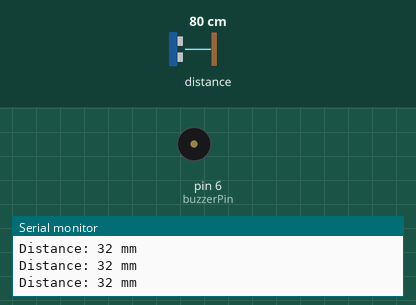
Bench run of a sketch on a simulated Arduino Uno, built with avr-gcc and run on an emulated ATmega328P. Shown: buzzer (waves = sounding, pin HIGH), the last lines printed to the serial monitor. The test bench sets the inputs (shaded band); at power-on: distance to the obstacle 80 cm.

Above: at 1.2 s.
1.3 s: distance to the obstacle set to 196 cm
4.3 s: distance to the obstacle set to 204 cm
At 5.1 s:
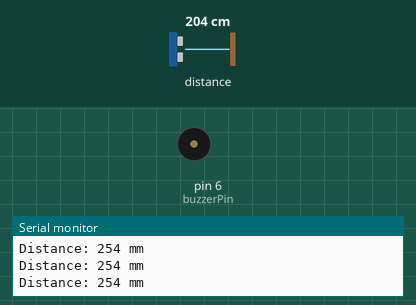
5.8 s: distance to the obstacle set to 4 cm
At 5.97 s:
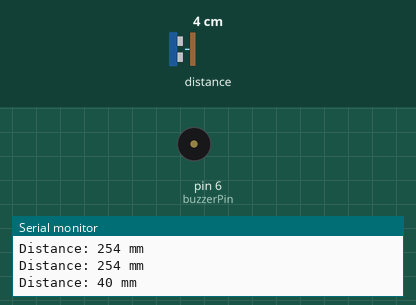
8.8 s: distance to the obstacle set to 250 cm
At 9.9 s:
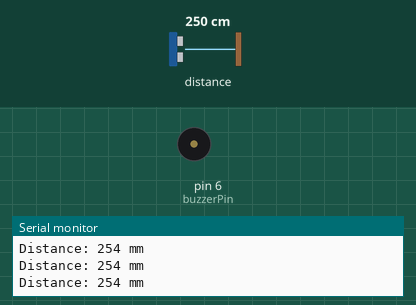
10.3 s: distance to the obstacle set to 18 cm
At 10.8 s:
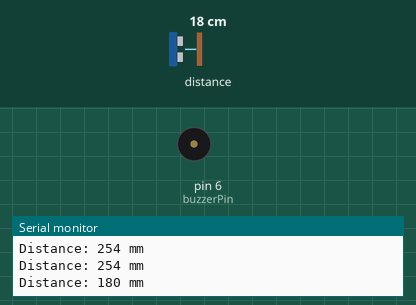
Timing chart, 0 to 14.3 s (numbered marks = the images above; inputs shaded):
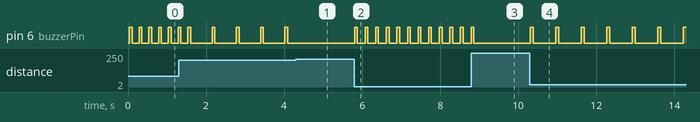

Measured:
- the behaviour switches between 200 and 201 cm on distance to the obstacle (found by bisection; images 0 and 1)
- after the input at 4.3 s, pin 6 (buzzerPin): stops changing and stays LOW
- after the input at 5.8 s, pin 6 (buzzerPin): alternates HIGH for 0.07 s and LOW for 0.20 s, starting at once
- after the input at 8.8 s, pin 6 (buzzerPin): goes on until 8.9 s, then stays LOW
- after the input at 10.3 s, pin 6 (buzzerPin): alternates HIGH for 0.07 s and LOW for 0.58 s, starting at once
- by itself, pin 6 (buzzerPin): repeats every 0.62 s: HIGH 0.07 s, LOW 0.55 s

The sketch:

Safety_Distance.ino
```cpp
#include <Wire.h>
#include "Adafruit_VL6180X.h"

Adafruit_VL6180X vl = Adafruit_VL6180X();
//Add Buzzer on digital pin 6
const int buzzerPin = 6;

void setup() {
  Serial.begin(9600);  // Initialize serial communication

  if (!vl.begin()) {  // Check if the sensor initializes correctly
    Serial.println("Failed to find sensor");
    while (1);
  }
  Serial.println("VL6180X sensor found");

  pinMode(buzzerPin, OUTPUT);  // Set buzzer pin as output
  digitalWrite(buzzerPin, LOW);  // Ensure the buzzer is off initially
}

void loop() {
  uint8_t distance = vl.readRange();  // Measure the distance

  Serial.print("Distance: ");
  Serial.print(distance);
  Serial.println(" mm");

  if (distance <= 250) {  // Check if the distance is within the threshold
    int beepDelay = map(distance, 0, 180, 10, 500);  // Calculate beep delay based on distance

    digitalWrite(buzzerPin, HIGH);  // Turn on the buzzer
    delay(70);  // Duration of the beep
    digitalWrite(buzzerPin, LOW);  // Turn off the buzzer
    delay(beepDelay);  // Delay before the next beep based on distance
  } else {
    digitalWrite(buzzerPin, LOW);  // Ensure the buzzer is off if distance is greater than threshold
  }

  delay(50);  // Short delay before the next reading
}
```
